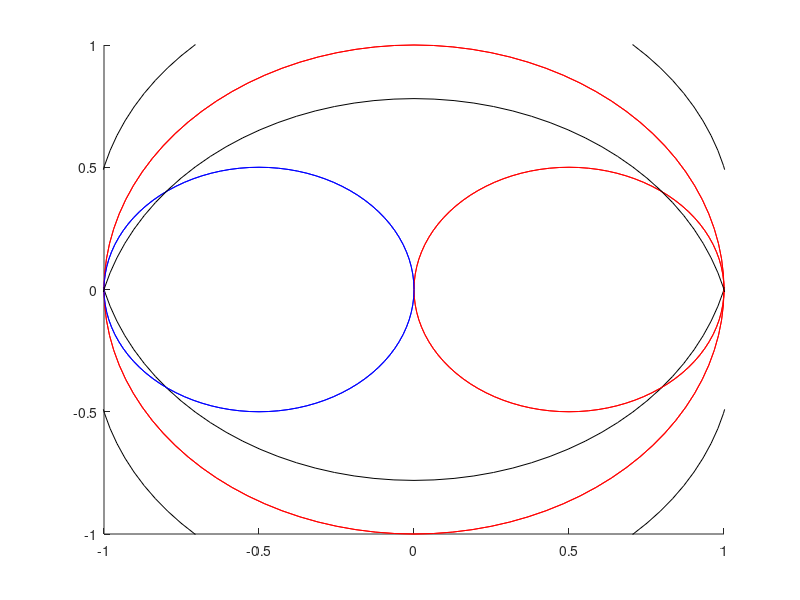

This figure's MATLAB source: (Note: this script raises an error after producing the figure.)
%RF2 library of funcitons

function ExamPrep()

fprintf("\n***************\nQuestion #2\n***************\n");
Qn=4;
[C1,C2,R]=Qfactor(Qn);
figure(1)
SmithCircle(real(C1),imag(C1),R);
SmithCircle(real(C2),imag(C2),R);

fprintf("\n***************\nQuestion #3\n***************\n");
S11=Pol2Rectd(0.44,-74);
S12=Pol2Rectd(0.04,64); %Unilateral when S12=0
S21=Pol2Rectd(23,126);
S22=Pol2Rectd(0.67,-45);
GammaL=Pol2Rectd(.5,0);
GammaIN=S11+((S12)*(S21)*GammaL)/(1-(S22)*GammaL);
GammaS=conj(S11+((S12)*(S21)*GammaL)/(1-(S22)*GammaL))
[A,Theta] = Rect2Pold(real(GammaS),imag(GammaS))

[Del,K]=Del_K(S11,S12,S21,S22);
[B1,B2,C1,C2,GTmax,GTmaxdB,GTmin,GTmindB,GammaMS,GammaML] = GammaMSorMLCalc(S11,S12,S21,S22,K,Del);

fprintf("\n***************\nQuestion #4\n***************\n");
fprintf("\n***************\nPart a)\n***************\n");
S11 = Pol2Rectd(0.5,-70);
S12 = Pol2Rectd(0.2,-10);
S21 = Pol2Rectd(5,80);
S22 = Pol2Rectd(0.1,-30);
GPorAdB=12;
Wanted_Circle="In_A"; %"Out_P" or "In_A"
[Del, K]=Del_K(S11,S12,S21,S22);
fprintf("\nGAdB = %f",GPorAdB);
[C,R] = BiLat_GainCircles(S11,S12,S21,S22,GPorAdB,Wanted_Circle,Del,K);
figure(2)
SmithCircle(real(C),imag(C),R);

GammaOPT = Pol2Rectd(0.3,-135);
FmindB = 1.2;
RnDenorm = 25;
FidB = 1.5;
fprintf("\nFidB = %f",FidB);
Z0 = 50;
[C,R] = NoiseCR(GammaOPT,FmindB,RnDenorm,FidB,Z0);
SmithCircle(real(C),imag(C),R);
FidB = 2;
fprintf("\nFidB = %f",FidB);
[C,R] = NoiseCR(GammaOPT,FmindB,RnDenorm,FidB,Z0);
SmithCircle(real(C),imag(C),R);

% GammaS = -0.3-1i*.41
GammaS = Pol2Rectd(0.50961,-105.945);
fprintf("\n***************\nPart b)\n***************\n");
S11or22 = S22;
S22or11 = S11;
GammaLorS = GammaS;
InOut="OUT"; %"IN" or "OUT"
[GammaOUT] = GammaInorOut(S11or22,S22or11,S12,S21,GammaLorS,InOut);
GammaINorOut=GammaOUT;
GammaSorL=conj(GammaINorOut);
[GammaAorB] = GammaAorBCalc(GammaINorOut,GammaSorL);
[VSWRINorOUT,VSWRINorOUTcent,VSWRINorOUTrad] = VSWRINorOUT_CR_Calc(GammaINorOut,GammaAorB);

S11or22 = S11;
S22or11 = S22;
GammaLorS = GammaL;
InOut="IN"; %"IN" or "OUT"
[GammaIN] = GammaInorOut(S11or22,S22or11,S12,S21,GammaLorS,InOut);
GammaINorOut=GammaIN;
GammaSorL=GammaS;
[GammaAorB] = GammaAorBCalc(GammaINorOut,GammaSorL);
[VSWRINorOUT,VSWRINorOUTcent,VSWRINorOUTrad] = VSWRINorOUT_CR_Calc(GammaINorOut,GammaAorB);
SmithCircle(real(VSWRINorOUTcent),imag(VSWRINorOUTcent),VSWRINorOUTrad);
GammaS
GammaL
GammaIN
GammaOUT
VSWRIN=VSWRINorOUT

fprintf("\n***************\nQuestion #5\n***************\n");

end
function [C1,C2,R]=Qfactor(Qn)
% Qn=4;
% [C1,C2,R]=Qfactor(Qn);

C=1/Qn;
C1=1i*C;
C2=-1i*C;
R=sqrt(1+1/(Qn^2));

fprintf("\n*** Qn Setup ***\nWith Qn = %f\nCenter is +/- %f\nRadius is %f\n",Qn,C,R);

end
function [Gamma] = Z2Gamma(ZL,Z0)

Gamma=(ZL-Z0)/(ZL+Z0);

end
function [ZL] = Gamma2Z(Gamma,Z0)

ZL=Z0*(1+Gamma)/(1-Gamma);

end
function [F,M1,M2]=Fcalc2Amps(G1Lin,F1Lin,G2Lin,F2Lin)
% G1Lin = 3;  %GTU Max Value
% F1Lin = 2;
% G2Lin = 3;  %GTU Max Value
% F2Lin = 2.5;
% [F,M1,M2]=Fcalc2Amps(G1Lin,F1Lin,G2Lin,F2Lin)

F = F1Lin+(F2Lin-1)/(G1Lin);
M1 = (F1Lin-1)/(1-1/G1Lin);
M2 = (F2Lin-1)/(1-1/G2Lin);

fprintf("\nThe Amplifiers have the following M values\nKeep in mind the lowest should go first\n");
fprintf("Amp 1: M1 = %f\n",M1);
fprintf("Amp 2: M2 = %f\n",M2);
fprintf("\nThe current setup has a noise figure F = %f\n",F);

end
function [F,M1,M2,M3]=Fcalc3Amps(G1Lin,F1Lin,G2Lin,F2Lin,G3Lin,F3Lin)
% G1Lin = 3;  %GTU Max Value
% F1Lin = 2;
% G2Lin = 3;  %GTU Max Value
% F2Lin = 2.5;
% G3Lin = 3;  %GTU Max Value
% F3Lin = 1;
% [F,M1,M2,M3]=Fcalc3Amps(G1Lin,F1Lin,G2Lin,F2Lin,G3Lin,F3Lin)

F=F1Lin+(F2Lin-1)/(G1Lin)+(F3Lin-1)/(G1Lin*G2Lin);
M1 = (F1Lin-1)/(1-1/G1Lin);
M2 = (F2Lin-1)/(1-1/G2Lin);
M3 = (F3Lin-1)/(1-1/G3Lin);

fprintf("\nThe Amplifiers have the following M values\nKeep in mind the lowest should go first\n");
fprintf("Amp 1: M1 = %f\n",M1);
fprintf("Amp 2: M2 = %f\n",M2);
fprintf("Amp 3: M2 = %f\n",M3);
fprintf("\nThe current setup has a noise figure F = %f\n",F);

end
function [F,M1,M2,M3,M4]=Fcalc4Amps(G1Lin,F1Lin,G2Lin,F2Lin,G3Lin,F3Lin,G4Lin,F4Lin)
% G1Lin = 3;  %GTU Max Value
% F1Lin = 2;
% G2Lin = 3;  %GTU Max Value
% F2Lin = 2.5;
% G3Lin = 3;  %GTU Max Value
% F3Lin = 1;
% G4Lin = 3;  %GTU Max Value
% F4Lin = 3;
% [F]=Fcalc4Amps(G1Lin,F1Lin,G2Lin,F2Lin,G3Lin,F3Lin,G4Lin,F4Lin)

F=F1Lin+(F2Lin-1)/(G1Lin)+(F3Lin-1)/(G1Lin*G2Lin)+(F4Lin-1)/(G1Lin*G2Lin*G3Lin);
M1 = (F1Lin-1)/(1-1/G1Lin);
M2 = (F2Lin-1)/(1-1/G2Lin);
M3 = (F3Lin-1)/(1-1/G3Lin);
M4 = (F4Lin-1)/(1-1/G4Lin);

fprintf("\nThe Amplifiers have the following M values\nKeep in mind the lowest should go first\n");
fprintf("Amp 1: M1 = %f\n",M1);
fprintf("Amp 2: M2 = %f\n",M2);
fprintf("Amp 3: M2 = %f\n",M3);
fprintf("Amp 4: M2 = %f\n",M4);
fprintf("\nThe current setup has a noise figure F = %f\n",F);

end
function Quiz07()

fprintf("\n***************\nPart A)\n***************\n");
S11=Pol2Rectd(0.6,-170);
S12=Pol2Rectd(0.05,50); 
S21=Pol2Rectd(8,80);
S22=Pol2Rectd(0.45,-10);
InOut="Out"; %"In" or "Out"
[C, R] = StabilityCircleCalc(S11,S12,S21,S22,InOut)
figure(1)
SmithCircle(real(C),imag(C),R);

InOut="In"; %"In" or "Out"
[C, R] = StabilityCircleCalc(S11,S12,S21,S22,InOut)
figure(2)
SmithCircle(real(C),imag(C),R);

fprintf("\n***************\nPart B)\n***************\n");
[G_MSG] = MaxStabGain(S12,S21)

fprintf("\n***************\nPart C)\n***************\n");
GPorAdB=19;
Wanted_Circle="Out_P"; %"Out_P" or "In_A"
[Del, K]=Del_K(S11,S12,S21,S22);
[C,R] = BiLat_GainCircles(S11,S12,S21,S22,GPorAdB,Wanted_Circle,Del,K);
SmithCircle(real(C),imag(C),R);

fprintf("\n***************\nPart D)\n***************\n");
[AMatch,ThetaMatch,Gammas,GammaSorLoptions] = MatchingCircle(real(C),imag(C),R);
GammaL=Pol2Rectd(AMatch,ThetaMatch)

fprintf("\n***************\nPart E)\n***************\n");
S11or22 = S11;
S22or11 = S22;
GammaLorS = GammaL;
InOut="IN"; %"IN" or "OUT"
[GammaINorOUT] = GammaInorOut(S11or22,S22or11,S12,S21,GammaLorS,InOut);

fprintf("\n***************\nPart F)\n***************\n");
GammaS=conj(GammaINorOUT)+0.2

fprintf("\n***************\nPart G)\n***************\n");
[A,Theta] = Rect2Pold(real(GammaS),imag(GammaS))

fprintf("\n***************\nPart H)\n***************\n");
S11or22 = S22;
S22or11 = S11;
GammaLorS = GammaS;
InOut="OUT"; %"IN" or "OUT"
[GammaINorOUT] = GammaInorOut(S11or22,S22or11,S12,S21,GammaLorS,InOut);

fprintf("\n***************\nPart I)\n***************\n");
GammaINorOut=GammaINorOUT;
GammaSorL=GammaL;
[GammaAorB] = GammaAorBCalc(GammaINorOut,GammaSorL)
[VSWRINorOUT,VSWRINorOUTcent,VSWRINorOUTrad] = VSWRINorOUT_CR_Calc(GammaINorOut,GammaAorB)
figure(1)
C=VSWRINorOUTcent;
R=VSWRINorOUTrad;
SmithCircle(real(C),imag(C),R);

fprintf("\n***************\nPart J)\n***************\n");
fprintf("\nWe can change GammaS to give us a large VSWR_IN\n");

end
function [C,R] = BiLat_GainCircles(S11,S12,S21,S22,GPorAdB,Wanted_Circle,Del,K)
% S11 = Pol2Rectd(0.6,-140);
% S12 = Pol2Rectd(0,0);
% S21 = Pol2Rectd(4,-90);
% S22 = Pol2Rectd(0.4,-60);
% GPorAdB=17;
% Wanted_Circle="Out_P"; %"Out_P" or "In_A"
% [Del, K]=Del_K(S11,S12,S21,S22);
% [C,R] = BiLat_GainCircles(S11,S12,S21,S22,GPorAdB,Wanted_Circle,Del,K);
% SmithCircle(real(C),imag(C),R);

B1 = 1+norm(S11)^2-norm(S22)^2-norm(Del)^2;
B2 = 1+norm(S22)^2-norm(S11)^2-norm(Del)^2;
C1 = S11-Del*conj(S22);
C2 = S22-Del*conj(S11);
GLin = 10^(GPorAdB/10);
g=GLin/(norm(S21)^2);
if Wanted_Circle == "Out_P"
 C = (g*conj(C2))/(1+g*(norm(S22)^2-norm(Del)^2));
 R = sqrt(1-2*K*norm(S12*S21)*g+norm(S12*S21)^2*g^2)/(norm(1+g*(norm(S22)^2-norm(Del)^2)));
elseif Wanted_Circle == "In_A"
 C = (g*conj(C1))/(1+g*(norm(S11)^2-norm(Del)^2));
 R = sqrt(1-2*K*norm(S12*S21)*g+norm(S12*S21)^2*g^2)/norm(1+g*(norm(S11)^2-norm(Del)^2));
end
[A,Theta] = Rect2Pold(real(C),imag(C));
fprintf("\nCenter = %f @ %f\tor\t%f + j%f\nRadius = %f\n",A,Theta,real(C),imag(C),R)
end
function [G_MSG] = MaxStabGain(S12,S21)
% S12 = Pol2Rectd(0,0);
% S21 = Pol2Rectd(4,-90);
% [G_MSG] = MaxStabGain(S12,S21)

G_MSG=norm(S21)/norm(S12);

end
function RF2HW9()

fprintf("\n*** Problem 1) ***\n");

%From Example 4.3.4
S11 = Pol2Rectd(0.7,-105);
S12 = Pol2Rectd(0.11,20);
S21 = Pol2Rectd(3,75);
S22 = Pol2Rectd(0.46,-70);
FmindB = 0.8; %dB
GammaOPT = Pol2Rectd(0.7,55);
RnDenorm = 0.95*50; %Ohm
VDS = 3;    %V
IDS = 0.020;    %A
f=6e9;  %GHz

%Assume
Z0=50;

%Target
VSWRIN=2;

[Del K]=Del_K(S11,S12,S21,S22);

InOut="In"; %"In" or "Out"
[C, R] = StabilityCircleCalc(S11,S12,S21,S22,InOut);
SmithCircle(real(C),imag(C),R);

% InOut="Out"; %"In" or "Out"
% [C, R] = StabilityCircleCalc(S11,S12,S21,S22,InOut);
% SmithCircle(real(C),imag(C),R);

GMSGLin=norm(S21)/norm(S12);
GMSGdB=10*log10(GMSGLin);
fprintf("\nGMSG = %f (or %f dB)\n",GMSGLin,GMSGdB);

C1=S11-Del*conj(S22);
C2=S22-Del*conj(S11);
Ci = C2;
Sii = S22;

fprintf("\nGP=10 dB Circle");
GPorAdB=10;
[C,R,gPorA,GPorAlin] = Bilateral_CR_Calc(Sii,S12,S21,Ci,K,Del,GPorAdB);
SmithCircle(real(C),imag(C),R);

fprintf("\nGA=10 dB Circle Converted");
Type='out';
[C, R] = Convert_Circles(S11, S12, S21, S22, C, R, Type);
SmithCircle(real(C),imag(C),R);
[A,Theta] = Rect2Pold(real(C),imag(C));
fprintf("\nCenter = %f @ %f\tor\t%f + j%f\nRadius = %f\n",A,Theta,real(C),imag(C),R)

fprintf("\nGP=12 dB Circle");
GPorAdB=12;
[C,R,gPorA,GPorAlin] = Bilateral_CR_Calc(Sii,S12,S21,Ci,K,Del,GPorAdB);
SmithCircle(real(C),imag(C),R);

fprintf("\nGA=12 dB Circle Converted");
Type='out';
[C, R] = Convert_Circles(S11, S12, S21, S22, C, R, Type);
SmithCircle(real(C),imag(C),R);
[A,Theta] = Rect2Pold(real(C),imag(C));
fprintf("\nCenter = %f @ %f\tor\t%f + j%f\nRadius = %f\n",A,Theta,real(C),imag(C),R)

fprintf("\nF=1.2 dB Circle");
FidB = 1.2;
[C,R] = NoiseCR(GammaOPT,FmindB,RnDenorm,FidB,Z0);
SmithCircle(real(C),imag(C),R);

fprintf("\nF=1.5 dB Circle");
FidB = 1.5;
[C,R] = NoiseCR(GammaOPT,FmindB,RnDenorm,FidB,Z0);
SmithCircle(real(C),imag(C),R);

fprintf("\nVSWRIN=2 Circle");
VSWRINorOUT = VSWRIN;
[GammaAorB] = VSWRINorOUTtoGammaAorB(VSWRINorOUT);

S11or22 = S11;
S22or11 = S22;
GammaLorS = Pol2Rectd(0.42,-57.3);
InOut="IN"; %"IN" or "OUT"
[GammaINorOUT] = GammaInorOut(S11or22,S22or11,S12,S21,GammaLorS,InOut);

[VSWRINorOUT,C,R] = VSWRINorOUT_CR_Calc(GammaINorOUT,GammaAorB);
SmithCircle(real(C),imag(C),R);

fprintf("\n*** Problem 2) ***\n");

F1 =10^(0.5 /10); %Linear
GA1=10^(14  /10); %Linear
F2 =10^(0.9 /10); %Linear
GA2=10^(14  /10); %Linear
F3 =10^(1.1 /10); %Linear
GA3=10^(14  /10); %Linear
F4 =10^(7.5 /10); %Linear
GA4=10^(-7.5/10);   %Linear
F5 =10^(4.5 /10); %Linear
GA5=10^(16  /10); %Linear
F6 =10^(4.5 /10); %Linear
GA6=10^(16  /10); %Linear

FLin=F1 + (F2-1)/(GA1) + (F3-1)/(GA1*GA2) + (F4-1)/(GA1*GA2*GA3) + (F5-1)/(GA1*GA2*GA3*GA4) + (F6-1)/(GA1*GA2*GA3*GA4*GA5);
FdB=10*log10(FLin);
GLin=GA1*GA2*GA3*GA4*GA5*GA6;
GdB=10*log10(GLin);

fprintf("\nF = %f (or %f dB)\n",FLin,FdB);
fprintf("G = %f (or %f dB)\n",GLin,GdB);

fprintf("\n*** Problem 3) ***\n");

S11 = Pol2Rectd(0.97,-8);
S21 = Pol2Rectd(7.7,177);
S22 = Pol2Rectd(0.97,-7);

GT=10; %dB
Z0=50;

S21desired=10^(GT/20);
R2=Z0*(1+S21desired);
fprintf("\nR2 = %f\n",R2);

fprintf("\n*** Problem 4) ***\n");
fprintf("a)\n");

C = 100e-12;    %F
R = 5;  %Ohms
fa = 400e6;
fb = 600e6;
f0 = (fa+fb)/2;

Q1=1/(2*pi*f0*R*C);
Q2=2*pi*f0/(2*pi*fb-2*pi*fa);
GammaX=exp(-pi*Q2/Q1);
fprintf("\nQ1 = %f\nQ2 = %f\nGammaX = %fe-6\n",Q1,Q2,GammaX*1e6);

fprintf("\nb)\n");

C = 1e-12;    %F
R = 50;  %Ohms
fa = 6e9;
fb = 12e9;
f0 = (fa+fb)/2;

XC=1/(2*pi*f0*C);
Q1=R/XC;
Q2=2*pi*f0/(2*pi*fb-2*pi*fa);
GammaX=exp(-pi*Q2/Q1);
fprintf("\nQ1 = %f\nQ2 = %f\nGammaX = %f\n",Q1,Q2,GammaX);

end
function [Center, Radius] = Convert_Circles(S11, S12, S21, S22, C, r, Type)
Del = (S11)*(S22) - (S12)*(S21);
MagDel = norm(Del);
Kay = (1-(norm(S11)^2)-(norm(S22)^2)+MagDel^2)/(2*norm((S12)*(S21)));

if Type == 'out'
    Centeri = ((1-S22*C)*conj(S11-Del*C)-r^2*conj(Del)*S22)/abs((abs(1-S22*C)^2-r^2*abs(S22)^2));
    ri = (r*abs(S12*S21))/abs(abs(1-S22*C)^2-r^2*abs(S22)^2);
    Center = Centeri;
    Radius = ri;
elseif Type == 'in'
    Centero = ((1-S11*C)*conj(S22-Del*C)-r^2*conj(Del)*S11)/abs((abs(1-S11*C)^2-r^2*abs(S11)^2));
    ro = (r*abs(S12*S21))/abs(abs(1-S11*C)^2-r^2*abs(S11)^2);
    Radius = ro;
end
end
function RF2HW8()

S11 = Pol2Rectd(0.6,-170);
S12 = Pol2Rectd(0.05,16);
S21 = Pol2Rectd(2,30);
S22 = Pol2Rectd(0.5,-95);
FmindB = 2.5; %dB
GammaOPT = Pol2Rectd(0.5,145);
RnDenorm = 5; %Ohm
Z0=50;

[Del, K]=Del_K(S11,S12,S21,S22);
[B1,B2,C1,C2,GTmax,GTmaxdB,GTmin,GTmindB,GammaMS,GammaML] = GammaMSorMLCalc(S11,S12,S21,S22,K,Del);

GPorAdB = GTmax-3;
Ci = C2;
Sii = S22;
[C,R,gPorA,GPorAlin] = Bilateral_CR_Calc(Sii,S12,S21,Ci,K,Del,GPorAdB);

SmithCircle(real(C),imag(C),R);

fprintf("\nFi = 3 dB\n");

FidB=3;
[CFi,RFi] = NoiseCR(GammaOPT,FmindB,RnDenorm,FidB,Z0);
SmithCircle(real(CFi),imag(CFi),RFi);

fprintf("\nFi = 4 dB\n");

FidB=4;
[CFi,RFi] = NoiseCR(GammaOPT,FmindB,RnDenorm,FidB,Z0);
SmithCircle(real(CFi),imag(CFi),RFi);

[FdB,FLin] = NoiseFigureCalc(GammaMS,GammaOPT,FmindB,RnDenorm,Z0);

end
function [FdB,FLin] = NoiseFigureCalc(GammaMS,GammaOPT,FmindB,RnDenorm,Z0)
% GammaMS = Pol2Rectd(0.5,145);
% GammaOPT = Pol2Rectd(0.5,145);
% FmindB = 2.5;
% RnDenorm = 5;
% FidB = 3;
% Z0 = 50;
% [F] = NoiseFigureCalc(GammaMS,GammaOPT,FmindB,RnDenorm,Z0);

FminLin = 10^(FmindB/10);
RnNorm = RnDenorm/Z0;

gs = (1-GammaMS)/(1+GammaMS);
gopt = (1-GammaOPT)/(1+GammaOPT);

F = FminLin+RnNorm/gs*abs(gs-gopt)^2;
FLin = F;
FdB = 10*log10(F);

fprintf("\nF = %f + j%f\n|F| = %f Linear (%f dB)\n",real(F),imag(F),norm(F),FdB);

end
function [CFi,RFi] = NoiseCR(GammaOPT,FmindB,RnDenorm,FidB,Z0)
% GammaOPT = Pol2Rectd(0.5,145);
% FmindB = 2.5;
% RnDenorm = 5;
% FidB = 3;
% Z0 = 50;
% [CFi,RFi] = NoiseCR(GammaOPT,FmindB,RnDenorm,FidB,Z0);

FiLin=10^(FidB/10);
FminLin=10^(FmindB/10);
RnNorm=RnDenorm/Z0;

Ni=((FiLin-FminLin)*norm(1+GammaOPT)^2)/(4*RnNorm);
CFi=GammaOPT/(1+Ni);
RFi=sqrt((Ni^2)+Ni*(1-norm(GammaOPT)^2))/(1+Ni);

[A,Theta] = Rect2Pold(real(CFi),imag(CFi));
fprintf("\nCenter = %f @ %f\tor\t%f + j%f\nRadius = %f\n",A,Theta,real(CFi),imag(CFi),RFi)
end
function RF2HW7()
syms x y 
figcount=0;
% 
fprintf("\n******************\n*** Problem 1) ***\n******************\n");
S11=Pol2Rectd(0.7,-65);
S12=Pol2Rectd(0.03,60); 
S21=Pol2Rectd(3.2,110);
S22=Pol2Rectd(0.8,-30);
f=2e9;
w=2*pi*f;
Gp=10;

[Del,K]=Del_K(S11,S12,S21,S22);
[B1,B2,C1,C2,GTmax,GTmin,GammaMS,GammaML] = GammaMSorMLCalc(S11,S12,S21,S22,K,Del);

Ci = C2;
Sii = S22;
GPorAdB=Gp;
[C,R,gPorA,GPorAlin] = Bilateral_CR_Calc(Sii,S12,S21,Ci,K,Del,GPorAdB);

figcount=figcount+1;
figure(figcount)
title('Gain Circle');
[A,Theta,Gammas] = MatchingCircle(real(C),imag(C),R);

GammaL=Pol2Rectd(A,Theta);
[GammaIN] = UniGammaINCalc(S11,S12,S21,S22,GammaL);
GammaS=conj(GammaIN);
[A,Theta] = Rect2Pold(real(GammaL),imag(GammaL));

GammaINorOut=GammaIN;
GammaSorL=GammaS;
[GammaAorB] = GammaAorBCalc(GammaINorOut,GammaSorL);

[VSWRINorOUT,VSWRINorOUTcent,VSWRINorOUTrad] = VSWRINorOUT_CR_Calc(GammaINorOut,GammaAorB);
VSWRIN=VSWRINorOUT;

figcount=figcount+1;
figure(figcount)
title('VSWRIN Circle');
SmithCircle(real(VSWRINorOUTcent),imag(VSWRINorOUTcent),VSWRINorOUTrad);

GammaOUT=S22+(S12*S21*GammaS)/(1-S11*GammaS);
GammaINorOut=GammaOUT;
GammaSorL=GammaL;
[GammaAorB] = GammaAorBCalc(GammaINorOut,GammaSorL);

[VSWRINorOUT,VSWRINorOUTcent,VSWRINorOUTrad] = VSWRINorOUT_CR_Calc(GammaINorOut,GammaAorB);
VSWROUT=VSWRINorOUT;

figcount=figcount+1;
figure(figcount)
title('VSWROUT Circle');
SmithCircle(real(VSWRINorOUTcent),imag(VSWRINorOUTcent),VSWRINorOUTrad);

fprintf("\nVSWRIN = %f\nVSWROUT = %f\n",VSWRIN,VSWROUT);

fprintf("\n******************\n*** Problem 2) ***\n******************\n");
f=12e9;     %Hz
w=2*pi*f;   %Rad/S
VDS=3.5;    %V
ID=25e-3;   %A
S11=Pol2Rectd(0.6,36);
S12=Pol2Rectd(0.14,-85); 
S21=Pol2Rectd(2.3,-80);
S22=Pol2Rectd(0.15,45);

fprintf("\n******************\n*** Part a)    ***\n******************\n");

[Del,K]=Del_K(S11,S12,S21,S22);
[B1,B2,C1,C2,GTmax,GTmaxdB,GTmin,GTmindB,GammaMS,GammaML] = GammaMSorMLCalc(S11,S12,S21,S22,K,Del);

Gp=GTmaxdB-1

Ci = C2;
Sii = S22;
GPorAdB=Gp;
[C,R,gPorA,GPorAlin] = Bilateral_CR_Calc(Sii,S12,S21,Ci,K,Del,GPorAdB);

fprintf("\n******************\n*** Part b)    ***\n******************\n");

figcount=figcount+1;
figure(figcount)
title('Gain Circle');
[AMatch,ThetaMatch,Gammas,GammaSorLoptions] = MatchingCircle(real(C),imag(C),R);
GammaL=GammaSorLoptions

S11or22 = S11;
S22or11 = S22;
GammaLorS = GammaL;
InOut="IN"; %"IN" or "OUT"
[GammaINorOUT] = GammaInorOut(S11or22,S22or11,S12,S21,GammaLorS,InOut);
GammaIN=GammaINorOUT

VSWRINorOUT=1.8;
[GammaAorB] = VSWRINorOUTtoGammaAorB(VSWRINorOUT);
GammaA=GammaAorB

GammaINorOut=GammaIN;
[VSWRINorOUT,VSWRINorOUTcent,VSWRINorOUTrad] = VSWRINorOUT_CR_Calc(GammaIN,GammaA);

figcount=figcount+1;
figure(figcount)
title('VSWR Circles');
SmithCircle(real(VSWRINorOUTcent(1,1)),imag(VSWRINorOUTcent(1,1)),VSWRINorOUTrad(1,1));
SmithCircle(real(VSWRINorOUTcent(2,1)),imag(VSWRINorOUTcent(2,1)),VSWRINorOUTrad(2,1));
SmithCircle(real(VSWRINorOUTcent(3,1)),imag(VSWRINorOUTcent(3,1)),VSWRINorOUTrad(3,1));
SmithCircle(real(VSWRINorOUTcent(4,1)),imag(VSWRINorOUTcent(4,1)),VSWRINorOUTrad(4,1));

[xout1,yout1] = circcirc(real(C),imag(C),R,real(VSWRINorOUTcent(1,1)),imag(VSWRINorOUTcent(1,1)),VSWRINorOUTrad(1,1));
[xout2,yout2] = circcirc(real(C),imag(C),R,real(VSWRINorOUTcent(2,1)),imag(VSWRINorOUTcent(2,1)),VSWRINorOUTrad(2,1));
[xout3,yout3] = circcirc(real(C),imag(C),R,real(VSWRINorOUTcent(3,1)),imag(VSWRINorOUTcent(3,1)),VSWRINorOUTrad(3,1));
[xout4,yout4] = circcirc(real(C),imag(C),R,real(VSWRINorOUTcent(4,1)),imag(VSWRINorOUTcent(4,1)),VSWRINorOUTrad(4,1));

GammaSOptions = [xout1' yout1';xout2' yout2';xout3' yout3';xout4' yout4'];

[A1,Theta1] = Rect2Pold(GammaSOptions(1,1),GammaSOptions(1,2));
fprintf("GammaS Option 1: %f @ %f\n",A1,Theta1);
[A2,Theta2] = Rect2Pold(GammaSOptions(2,1),GammaSOptions(2,2));
fprintf("GammaS Option 2: %f @ %f\n",A2,Theta2);

fprintf("\n******************\n*** Part C)    ***\n******************\n");

S11or22 = S22;
S22or11 = S11;
GammaLorS = [Pol2Rectd(A1,Theta1);Pol2Rectd(A2,Theta2)];
InOut="OUT"; %"IN" or "OUT"
[GammaINorOUT] = GammaInorOut(S11or22,S22or11,S12,S21,GammaLorS,InOut);
GammaOUT=GammaINorOUT

[GammaAorB] = GammaAorBCalc(GammaOUT,GammaL(1,1));
GammaB=GammaAorB

[VSWRINorOUT,VSWRINorOUTcent,VSWRINorOUTrad] = VSWRINorOUT_CR_Calc(GammaOUT,GammaB);
VSWROUT=VSWRINorOUT

fprintf("\n******************\n*** Problem 3) ***\n******************\n");
VCC = 12;   %V
IC = 20e-3; %A
VCE = 5;    %V
Beta = 125;
VBE = 0.75; %V

VC = 9 %V    %Arbitrary pick

IB = IC / Beta
I1 = IB + IC
R1 = (VCC - VC)/I1
R2 = (VCE - VBE)/IB
R3 = (VCC - I1*R1-VCE)/I1


end
function [GammaINorOUT] = GammaInorOut(S11or22,S22or11,S12,S21,GammaLorS,InOut)
% S11or22 = Pol2Rectd(0.7,-65);
% S22or11 = Pol2Rectd(0.8,-30);
% S12 = Pol2Rectd(0.03,60);
% S21 = Pol2Rectd(3.2,110);
% GammaLorS = Pol2Rectd(0.5,40);
% InOut="IN"; %"IN" or "OUT"
% [GammaINorOUT] = GammaInorOut(S11or22,S22or11,S12,S21,GammaLorS,InOut);

GammaINorOUT=S11or22+(((S12*S21).*GammaLorS)./(1-S22or11.*GammaLorS));

ArrayCheck=length(GammaLorS)>1;
fprintf("\n");
if ArrayCheck == 0
    [A,Theta] = Rect2Pold(real(GammaINorOUT),imag(GammaINorOUT));
    fprintf("Gamma%s = %f @ %f\n",InOut,A,Theta);
elseif ArrayCheck == 1
    count=1;
    while count <= length(GammaLorS)
        
        [A,Theta] = Rect2Pold(real(GammaINorOUT(count,1)),imag(GammaINorOUT(count,1)));
        fprintf("Gamma%s option %i = %f @ %f\n",InOut,count,A,Theta);
        
        count=count+1;
    end
end

end
function [GammaAorB] = VSWRINorOUTtoGammaAorB(VSWRINorOUT)

GammaAorB=(VSWRINorOUT-1)/(VSWRINorOUT+1);

end
function [C,R,gPorA,GPorAlin] = Bilateral_CR_Calc(Sii,S12,S21,Ci,K,Del,GPorAdB)
% S11=Pol2Rectd(0.7,-65);
% S12=Pol2Rectd(0.03,60); 
% S21=Pol2Rectd(3.2,110);
% S22=Pol2Rectd(0.8,-30);
% GPorAdB = 10;
% [Del,K]=Del_K(S11,S12,S21,S22);
% [B1,B2,C1,C2,GTmax,GTmaxdB,GTmin,GTmindB,GammaMS,GammaML] = GammaMSorMLCalc(S11,S12,S21,S22,K,Del);
% Ci = C2;
% Sii = S22;
% GPorAdB=Gp;
% [C,R,gPorA,GPorAlin] = Bilateral_CR_Calc(Sii,S12,S21,Ci,K,Del,GPorAdB);

GPorAlin=10^(GPorAdB/10);
gPorA=GPorAlin/norm(S21)^2;

C=gPorA*conj(Ci)/(1+gPorA*(norm(Sii)^2-norm(Del)^2));
R=sqrt(1-2*K*norm(S12*S21)*gPorA+norm(S12*S21)^2*gPorA^2)/norm(1+gPorA*(norm(Sii)^2-norm(Del)^2));

[A,Theta] = Rect2Pold(real(C),imag(C));
fprintf("\nCenter = %f @ %f\tor\t%f + j%f\nRadius = %f\n",A,Theta,real(C),imag(C),R)
end
function [B1,B2,C1,C2,GTmax,GTmaxdB,GTmin,GTmindB,GammaMS,GammaML] = GammaMSorMLCalc(S11,S12,S21,S22,K,Del)
% S11=Pol2Rectd(0.7,-65);
% S12=Pol2Rectd(0.03,60); 
% S21=Pol2Rectd(3.2,110);
% S22=Pol2Rectd(0.8,-30);
% [Del,K]=Del_K(S11,S12,S21,S22);
% [B1,B2,C1,C2,GTmax,GTmaxdB,GTmin,GTmindB,GammaMS,GammaML] = GammaMSorMLCalc(S11,S12,S21,S22,K,Del);

posneg=1;

B1=1+norm(S11)^2-norm(S22)^2-norm(Del)^2;
B2=1+norm(S22)^2-norm(S11)^2-norm(Del)^2;
C1=S11-Del*conj(S22);
C2=S22-Del*conj(S11);
fprintf("\n");
if K>1 && norm(Del)<1
    posneg=-1;
    GTmax = norm(S21)/norm(S12)*(K-sqrt((K^2)-1));
    GTmaxdB=10*log10(GTmax);
    GTmin = 0;
    GTmindB=10*log10(GTmin);
    fprintf("GT,max = GP,max = GA,max = %f (or %f dB)\nGT,min = %f (or %f dB)\n",GTmax,GTmaxdB,GTmin,GTmindB);
elseif K>1 && norm(Del)>1
    posneg=1;
    GTmax = inf;
    GTmaxdB=10*log10(GTmax);
    GTmin = norm(S21)/norm(S12)*(K+sqrt((K^2)-1));
    GTmindB=10*log10(GTmin);
    fprintf("GT,max = %f (or %f dB)\nGT,min = %f (or %f dB)",GTmax,GTmaxdB,GTmin,GTmindB);
elseif K==1
    GTmax=norm(S21)/norm(S12);
    GTmaxdB=10*log10(GTmax);
    GTmin = 0;
    GTmindB=10*log10(GTmin);
    fprintf("Max stable gain with K=1 is GMSG = %f (or %f dB)\nGT,min = %f (or %f dB)\n",GTmax,GTmaxdB,GTmin,GTmindB);
elseif K<1
    GTmax="NA";
    GTmaxdB="NA";
    GTmin ="NA";
    GTmindB="NA";
    fprintf("Simultaneous match is NOT possible with |GammaML|<1 and |GammaMS|<1\n");
end
GammaMS=(B1+posneg*sqrt(B1^2-4*norm(C1)^2))/(2*C1);
GammaML=(B2+posneg*sqrt(B2^2-4*norm(C2)^2))/(2*C2);

[A,Theta] = Rect2Pold(real(GammaMS),imag(GammaMS));
fprintf("GammaMS = %f @ %f\n",A,Theta);
[A,Theta] = Rect2Pold(real(GammaML),imag(GammaML));
fprintf("GammaML = %f @ %f\n",A,Theta);
end
function [VSWRINorOUT,VSWRINorOUTcent,VSWRINorOUTrad] = VSWRINorOUT_CR_Calc(GammaINorOut,GammaAorB)
% GammaINorOut=GammaIN;
% GammaSorL=GammaS;
% [GammaAorB] = GammaAorBCalc(GammaINorOut,GammaSorL)
% [VSWRINorOUT,VSWRINorOUTcent,VSWRINorOUTrad] = VSWRINorOUT_CR_Calc(GammaINorOut,GammaAorB)

VSWRINorOUT = (1+abs(GammaAorB))./(1-abs(GammaAorB));
VSWRINorOUTcent = (conj(GammaINorOut).*(1-abs(GammaAorB).^2))./(1-abs(GammaAorB.*GammaINorOut).^2);
VSWRINorOUTrad = (abs(GammaAorB).*(1-abs(GammaINorOut).^2))./(1-abs(GammaAorB.*GammaINorOut).^2);

[A,Theta] = Rect2Pold(real(VSWRINorOUTcent),imag(VSWRINorOUTcent));
fprintf("\nCenter = %f @ %f\tor\t%f + j%f\nRadius = %f\n",A,Theta,real(VSWRINorOUTcent),imag(VSWRINorOUTcent),VSWRINorOUTrad)
end
function [GammaAorB] = GammaAorBCalc(GammaINorOut,GammaSorL)
% GammaINorOut=GammaIN;
% GammaSorL=GammaS;
% [GammaAorBCalc] = GammaAorBCalc(GammaINorOut,GammaSorL)

GammaAorB=abs((GammaINorOut-conj(GammaSorL))./(1-GammaINorOut.*GammaSorL));

end
function [h] = SmithCircle(x,y,r)
% SmithCircle(real(C),imag(C),R);
hold on
XMIN=-1;
XMAX=1;
YMIN=-1;
YMAX=1;
axis([XMIN XMAX YMIN YMAX]);
th = 0:pi/50:2*pi;
xunit1 = 1 * cos(th) + 0;
yunit1 = 1 * sin(th) + 0;
h = plot(xunit1, yunit1,'r');
xunit2 = 0.5 * cos(th) + 0.5;
yunit2 = 0.5 * sin(th) + 0;
h = plot(xunit2, yunit2,'r');
xunit3 = 0.5 * cos(th) - 0.5;
yunit3 = 0.5 * sin(th) + 0;
h = plot(xunit3, yunit3,'b');
xunit4 = r * cos(th) + x;
yunit4 = r * sin(th) + y;
h = plot(xunit4, yunit4,'k');
hold off
end
function [AMatch,ThetaMatch,Gammas,GammaSorLoptions] = MatchingCircle(x,y,r)
% [AMatch,ThetaMatch,Gammas,GammaSorLoptions] = MatchingCircle(real(C),imag(C),R)
hold on
th = 0:pi/50:2*pi;
xunit1 = 1 * cos(th) + 0;
yunit1 = 1 * sin(th) + 0;
h = plot(xunit1, yunit1,'r');
xunit2 = 0.5 * cos(th) + 0.5;
yunit2 = 0.5 * sin(th) + 0;
h = plot(xunit2, yunit2,'r');
xunit3 = 0.5 * cos(th) - 0.5;
yunit3 = 0.5 * sin(th) + 0;
h = plot(xunit3, yunit3,'b');
xunit4 = r * cos(th) + x;
yunit4 = r * sin(th) + y;
h = plot(xunit4, yunit4,'k');
hold off

%matching network
[xout1,yout1] = circcirc(0.5,0,0.5,x,y,r);
[xout2,yout2] = circcirc(-0.5,0,0.5,x,y,r);

[A1,Theta1] = Rect2Pold(xout1(1,1),yout1(1,1));
[A2,Theta2] = Rect2Pold(xout1(1,2),yout1(1,2));
[A3,Theta3] = Rect2Pold(xout2(1,1),yout2(1,1));
[A4,Theta4] = Rect2Pold(xout2(1,2),yout2(1,2));

%VSWR
[A5,Theta5] = Rect2Pold(r*cos(0)+x,r*sin(0)+y);
[A6,Theta6] = Rect2Pold(r*cos(pi/2)+x,r*sin(pi/2)+y);
[A7,Theta7] = Rect2Pold(r*cos(pi)+x,r*sin(pi)+y);
[A8,Theta8] = Rect2Pold(r*cos(3*pi/2)+x,r*sin(3*pi/2)+y);
GammaSorL1=Pol2Rectd(A5,Theta5);
GammaSorL2=Pol2Rectd(A6,Theta6);
GammaSorL3=Pol2Rectd(A7,Theta7);
GammaSorL4=Pol2Rectd(A8,Theta8);
GammaSorLoptions=[GammaSorL1;GammaSorL2;GammaSorL3;GammaSorL4];

Gammas = [A1 Theta1;A2 Theta2;A3 Theta3;A4 Theta4;A5 Theta5;A6 Theta6;A7 Theta7;A8 Theta8];
Amin=min(Gammas(1:4,1));
if A1==Amin
    AMatch = A1;
    ThetaMatch = Theta1;
elseif A2==Amin
    AMatch = A2;
    ThetaMatch = Theta2;
elseif A3==Amin
    AMatch = A3;
    ThetaMatch = Theta3;
elseif A4==Amin
    AMatch = A4;
    ThetaMatch = Theta4;
end
    
fprintf("\nMatching Network Options:\nGamma option 1:\t%f @ %f\nGamma option 2:\t%f @ %f\nGamma option 3:\t%f @ %f\nGamma option 4:\t%f @ %f\n",A1,Theta1,A2,Theta2,A3,Theta3,A4,Theta4);
fprintf("\nGammaSorL Options for VSWR:\nGamma option 1:\t%f @ %f\nGamma option 2:\t%f @ %f\nGamma option 3:\t%f @ %f\nGamma option 4:\t%f @ %f\n",A5,Theta5,A6,Theta6,A7,Theta7,A8,Theta8);

end
function [C, R] = StabilityCircleCalc(S11,S12,S21,S22,InOut)
% S11=Pol2Rectd(0.56,-78);
% S12=Pol2Rectd(0.05,33); 
% S21=Pol2Rectd(8.64,122);
% S22=Pol2Rectd(0.66,-42);
% InOut="In"; %"In" or "Out"
% [C, R] = StabilityCircleCalc(S11,S12,S21,S22,InOut);

Del = S11*S22-S12*S21;
if InOut=="Out"
    C = conj(S22-Del*conj(S11))/(norm(S22)^2-norm(Del)^2);
    R = norm(S12*S21/(norm(S22)^2-norm(Del)^2));
elseif InOut=="In"
    C = conj(S11-Del*conj(S22))/(norm(S11)^2-norm(Del)^2);
    R = norm(S12*S21/(norm(S11)^2-norm(Del)^2));
end

[A,Theta] = Rect2Pold(real(C),imag(C));
fprintf("\nCenter = %f @ %f\tor\t%f + j%f\nRadius = %f\n",A,Theta,real(C),imag(C),R)
end
function [S11,S12,S21,S22,S]=T2S(T11,T12,T21,T22)
% T11=Pol2Rectd(0.75,-160);
% T12=Pol2Rectd(0,0);
% T21=Pol2Rectd(5,90);
% T22=Pol2Rectd(0.2,-30);
% [S11,S12,S21,S22,S]=T2S(T11,T12,T21,T22)
S11 = T21/T11;
S12 = T22 - T21*T12/T11;
S21 = 1/T11;
S22 = -T12/T11;
S = [S11 S12;
    S21 S22];
end
function [T11,T12,T21,T22,T]=S2T(S11,S12,S21,S22)
% S11=Pol2Rectd(0.75,-160);
% S12=Pol2Rectd(0,0); 
% S21=Pol2Rectd(5,90);
% S22=Pol2Rectd(0.2,-30);
% [T11,T12,T21,T22,T]=S2T(S11,S12,S21,S22)
T11 = 1/S21;
T12 = -S22/S21;
T21 = S11/S21;
T22 = S12 - S11*S22/S21;
T = [T11 T12;
    T21 T22];
end
function [Gammai,Gilin,gi, C, R] = GainCircleCalc(GidB,Sii)
% GidB=2; 
% Sii=Pol2Rectd(0.5,-90);
% [Gammai,Gilin,gi, C, R] = GainCircleCalc(GidB,Sii);

[A,d]=Rect2Pold(real(Sii),imag(Sii));
Gilin=10^(GidB/10);
gi=Gilin*(1-norm(Sii^2));

%| GammaS - Center | = Radius or | GammaL - Center | = Radius 
C = (gi*conj(Sii))/(1-(norm(Sii)^2)*(1-gi));
[MagC,ThetaC] = Rect2Pold(real(C),imag(C));
% ThetaCd=ThetaC*180/pi;
R = (sqrt(1-gi)*(1-norm(Sii)^2))/(1-(norm(Sii)^2)*(1-gi));

syms Gamma

f = Gamma-C==R;
Gammai(1,1)=solve(f);
[MagGammai1,ThetaGammai1] = Rect2Pold(real(Gammai(1,1)),imag(Gammai(1,1)));
% ThetaGammai1d=ThetaGammai1*180/pi;

f = Gamma-C==-R;
Gammai(1,2)=solve(f);
[MagGammai2,ThetaGammai2] = Rect2Pold(real(Gammai(1,2)),imag(Gammai(1,2)));
% ThetaGammai2d=ThetaGammai2*180/pi;

fprintf("\nCenter = %f + j%f or %fe^j%f",real(C),imag(C),MagC,ThetaC);
fprintf("\nRadius = %f\n",R);
% fprintf("\nGammai = %f + j%f or %fe^j%f",real(Gammai(1,1)),imag(Gammai(1,1)),MagGammai1,ThetaGammai1);
% fprintf("\nGammai = %f + j%f or %fe^j%f\n",real(Gammai(1,2)),imag(Gammai(1,2)),MagGammai2,ThetaGammai2);

end
function [gi] = NormGainFactCalc(Gammai,Sii)
% Sii=Pol2Rectd(0.5,-90); %Max condition |Sii| < 1 & can be either S11 or S22
% Gammai=conj(Sii); %Max condition when Gammai=conj(Sii) & can be either GammaL or GammaS
% [gi] = NormGainFactCalc(Gammai,Sii)

gi=(1-norm(Gammai)^2)*(1-norm(Sii)^2)/norm(1-Sii*Gammai)^2;
gidB = 10*log10(gi);
fprintf("\ngi = %f (linear) or %f (dB)\n",gi,gidB);

end
function [MS, ML, PAVS, PIN, PL, PAVN] = PowerCalc(GammaS,GammaL,GammaIN,GammaOUT,E1,Z1,GTlin)
% GammaS = Pol2Rectd(2.5,30);
% GammaL = Pol2Rectd(2.5,30);
% GammaIN = Pol2Rectd(2.5,30);
% GammaOUT = Pol2Rectd(2.5,30);
% E1 = 10;  %Voltage
% Z1 = 50;
% GT = 9.5;
% [MS, ML, PAVS, PIN, PL, PAVN] = PowerCalc(GammaS,GammaL,GammaIN,GammaOUT,E1,Z1,GTlin);

MS = (1-norm(GammaS)^2)*(1-norm(GammaIN)^2)/norm(1-GammaIN*GammaS)^2;
MSdB = 10*log10(MS);
ML = (1-norm(GammaL)^2)*(1-norm(GammaOUT)^2)/norm(1-GammaOUT*GammaL)^2;
MLdB = 10*log10(ML);

PAVS = norm(E1)^2/(8*real(Z1));
PIN = PAVS*MS;
PL = GTlin*PAVS;
PAVN = PL/ML;

fprintf("\nMS = %f\t(Linear)\nMS = %f\t(dB)\nML = %f\t(Linear)\nML = %f\t(dB)\n\nPAVS = %f W\nPIN = %f W\nPL = %f W\nPAVN = %f W\n",MS,MSdB,ML,MLdB,PAVS,PIN,PL,PAVN);

MagGammaa = sqrt(1-MS);
MagGammab = sqrt(1-ML);

VSWRIN = (1+MagGammaa)/(1-MagGammaa);
VSWROUT = (1+MagGammab)/(1-MagGammab);

fprintf("\n|Gamma a| = %f\n|Gamma b| = %f\nVSWRIN = %f\nVSWROUT = %f\n",MagGammaa,MagGammab,VSWRIN,VSWROUT)

end
function [GAlin, GAdB, G0, GS] = UniGACalc(S21,S11,GammaOUT,GammaS)
% S21=Pol2Rectd(5,90);
% S22=Pol2Rectd(0.2,-30);
% GammaOUT=Pol2Rectd(0.2,-30);
% GammaS=S11; %Max condition S22
% [GAlin, GAdB, G0, GS] = UniGACalc(S21,S11,GammaOUT,GammaS);

[GS] = UniGSCalc(GammaS,S11);
[G0] = UniG0Calc(S21);
[GL] = 1/(1-norm(GammaOUT)^2);

GSdB = 10*log10(GS);
G0dB = 10*log10(G0);
GLdB = 10*log10(GL);

GAlin = GS*G0*GL;
GAdB = 10*log10(GAlin);

fprintf("\nGS = %f (linear)\tor\t%f (dB)\nG0 = %f (linear)\tor\t%f (dB)\nGL = %f (linear)\tor\t%f (dB)\n\nGA = %f\t(Linear)\tor\t%f\t(dB)\n",GS,GSdB,G0,G0dB,GL,GLdB,GAlin,GAdB);

end
function [GPlin, GPdB, G0, GS] = UniGPCalc(S21,S22,GammaIN,GammaL)
% S21=Pol2Rectd(5,90);
% S22=Pol2Rectd(0.2,-30);
% GammaIN=Pol2Rectd(0.2,-30);
% GammaL=S22; %Max condition S22
% [GPlin, GPdB, G0, GS] = UniGPCalc(S21,S22,GammaIN,GammaL);

[GS] = 1/(1-norm(GammaIN)^2);
[G0] = UniG0Calc(S21);
[GL] = UniGLCalc(GammaL,S22);

GSdB = 10*log10(GS);
G0dB = 10*log10(G0);
GLdB = 10*log10(GL);

GPlin = GS*G0*GL;
GPdB = 10*log10(GPlin);

fprintf("\nGS = %f (linear)\tor\t%f (dB)\nG0 = %f (linear)\tor\t%f (dB)\nGL = %f (linear)\tor\t%f (dB)\n\nGP = %f\t(Linear)\tor\t%f\t(dB)\n",GS,GSdB,G0,G0dB,GL,GLdB,GPlin,GPdB);

end
function [GTlin, GTdB, GammaIN, GammaOUT, GL, G0, GS] = UniGTCalc(S11,S12,S21,S22,GammaS,GammaL,type)
% S11=Pol2Rectd(0.75,-160);
% S12=Pol2Rectd(0,0); %Unilateral when S12=0
% S21=Pol2Rectd(5,90);
% S22=Pol2Rectd(0.2,-30);
% GammaS=conj(S11); %Max condition conj(S11)
% GammaL=conj(S22); %Max condition conj(S22)
% type="UNI";  %"IN","OUT","UNI"
% [GTlin, GTdB, GammaIN, GammaOUT, GL, G0, GS] = UniGTCalc(S11,S12,S21,S22,GammaS,GammaL,type);

if norm(S11) >= 1
    fprintf("\n********************************************************************\nWARNING:\tS11 IS MAKING THE SYSTEM CONDITIONALLY STABLE\n********************************************************************\n");
end
if norm(S22) >= 1
    fprintf("\n********************************************************************\nWARNING:\tS22 IS MAKING THE SYSTEM CONDITIONALLY STABLE\n********************************************************************\n");
end

[Del K]=Del_K(S11,S12,S21,S22);

[GammaIN] = UniGammaINCalc(S11,S12,S21,S22,GammaL);
[MagGammaIN,ThetaGammaIN] = Rect2Pold(real(GammaIN),imag(GammaIN));
% ThetadGammaIN=ThetaGammaIN*180/pi;
[GammaOUT] = UniGammaOUTCalc(S11,S12,S21,S22,GammaS);
[MagGammaOUT,ThetaGammaOUT] = Rect2Pold(real(GammaOUT),imag(GammaOUT));
% ThetadGammaOUT=ThetaGammaOUT*180/pi;

if type == "IN"
    [GS] = UniGSCalc(GammaS,GammaIN);
    [G0] = UniG0Calc(S21);
    [GL] = UniGLCalc(GammaL,S22);
elseif type == "OUT"
    [GS] = UniGSCalc(GammaS,S11);
    [G0] = UniG0Calc(S21);
    [GL] = UniGLCalc(GammaL,GammaOUT);
elseif type == "UNI"
    [GS] = UniGSCalc(GammaS,S11);
    [G0] = UniG0Calc(S21);
    [GL] = UniGLCalc(GammaL,S22);
end

GSdB = 10*log10(GS);
G0dB = 10*log10(G0);
GLdB = 10*log10(GL);

GTlin = GS*G0*GL;
GTdB = 10*log10(GTlin);

fprintf("\nGS = %f (linear)\tor\t%f (dB)\nG0 = %f (linear)\tor\t%f (dB)\nGL = %f (linear)\tor\t%f (dB)\n\nGammaIN = %f + j%f = %fe^j%f\nGammaOUT = %f + j%f = %fe^j%f\n\nGT = %f + j%f\t(Linear)\tor\tGT = %f + j%f\t(dB)\n",GS,GSdB,G0,G0dB,GL,GLdB,real(GammaIN),imag(GammaIN),MagGammaIN,ThetaGammaIN,real(GammaOUT),imag(GammaOUT),MagGammaOUT,ThetaGammaOUT,real(GTlin),imag(GTlin),real(GTdB),imag(GTdB));

end
function [GammaIN] = UniGammaINCalc(S11,S12,S21,S22,GammaL)
% S11=Pol2Rectd(0.75,-160);
% S12=Pol2Rectd(0,0); %Unilateral when S12=0
% S21=Pol2Rectd(5,90);
% S22=Pol2Rectd(0.2,-30);
% GammaL=S22; %Max condition S22
% [GammaIN] = UniGammaINCalc(S11,S12,S21,S22,GammaL);

GammaIN=S11+(S12*S21*GammaL)/(1-S22*GammaL);

end
function [GammaOUT] = UniGammaOUTCalc(S11,S12,S21,S22,GammaS)
% S11=Pol2Rectd(0.75,-160);
% S12=Pol2Rectd(0,0); %Unilateral when S12=0
% S21=Pol2Rectd(5,90);
% S22=Pol2Rectd(0.2,-30);
% GammaS=S11; %Max condition S11
% [GammaOUT] = UniGammaOUTCalc(SS11,S12,S21,S22,GammaS);

GammaOUT=S22+(S12*S21*GammaS)/(1-S11*GammaS);

end
function [GL] = UniGLCalc(GammaL,GammaOUT)
% S22 = Pol2Rectd(0.75,-160);
% GammaL = Pol2Rectd(0.75,-160);
% [GL] = UniGLCalc(GammaL,GammaOUT);

GL=(1-norm(GammaL)^2)/(norm(1-GammaOUT*GammaL)^2);

end
function [G0] = UniG0Calc(S21)
% S21 = Pol2Rectd(0.75,-160);
% [G0] = UniG0Calc(S21)

G0=norm(S21)^2;

end
function [GS] = UniGSCalc(GammaS,GammaIN)
% S11 = Pol2Rectd(0.75,-160);
% GammaS = Pol2Rectd(0.75,-160);
% [Gs] = UniGSCalc(GammaS,GammaIN)

GS=(1-norm(GammaS)^2)/(norm(1-GammaIN*GammaS)^2);

end
function [Radius, Center, C_Angle]=Unilateral_Stability(S11_Cart, S12_Cart, S21_Cart, S22_Cart,Gs,GL)
gS = Gs*(1-abs(S11_Cart)^2)
gL = GL*(1-abs(S22_Cart)^2)
disp("L = Output S = Input")
if Circle_Wanted == "Input"
    disp("Input Circle")
    B_S = 1-(abs(S11_Cart(1))^2*(1-gS));
    Radis = (sqrt(1-gS)*(1-abs(S11_Cart)^2))/(B_S)
    Center = (gS*(S11_Cart(1)))/(B_S)
    C_Angle = -S11_Cart(2)
elseif Circle_Wanted == "Output"
    disp("Output Circle")
    B_L = 1-(abs(S22_Cart(1))^2*(1-gL));
    Radius = (sqrt(1-gL)*(1-abs(S22_Cart)^2))/(B_L)
    Center = (gL*(S22_Cart(1)))/(B_L)
    C_Angle = -S22_Cart(2)
end
end
function [G_sMax,G_LMax, G_0, GTU_MaxdB] = TransducerGain(S11_Cart,S12_Cart,S21_Cart,S22_Cart)
G_sMax = 1/(1-norm(S11_Cart)^2);
G_LMax = 1/(1-norm(S22_Cart)^2);
G_0 = norm(S21_Cart)^2;
GTU_Max = G_sMax*G_0*G_LMax;
GTU_MaxdB = 10*log10(GTU_Max);
end
function StabilityCheck(S11,S12,S21,S22)

%inputs
% S11 = Pol2Rectd(0.75,-160);
% S12 = Pol2Rectd(0,0);
% S21 = Pol2Rectd(5,90);
% S22 = Pol2Rectd(0.2,-30);
% fc=3e9;
% StabilityCheck(S11,S12,S21,S22)

%functions
[Del, K]=Del_K(S11,S12,S21,S22);
[RadiusL, CenterL, RadiusS, CenterS]=LSRadCent(S11,S12,S21,S22,Del);
[GTU_Max, GTU_MaxdB]=MaxGain(S11,S21,S22);

end
function [Del, K]=Del_K(S11,S12,S21,S22)
%Inputs
% S11 = Pol2Rectd(0.75,-160);
% S12 = Pol2Rectd(0,0);
% S21 = Pol2Rectd(5,90);
% S22 = Pol2Rectd(0.2,-30);
% [Del K]=Del_K(S11,S12,S21,S22)

%Functions
Del = (S11)*(S22) - (S12)*(S21);
[A,Theta] = Rect2Pold(real(Del),imag(Del));
K = (1-(norm(S11)^2)-(norm(S22)^2)+norm(Del)^2)/(2*norm((S12)*(S21)));
fprintf("\nDel = %f @ %f\tor\t%f + j%f\n|Del| = %f\nK = %f\n",A,Theta,real(Del),imag(Del),norm(Del),K);
if K > 1 && norm(Del) < 1
    fprintf("\nThis is unconditionally stable\n")
else
    fprintf("\nThis is potentially unstable\nThe origin on the GammaL plane (Input) is stable if S11 = %f < 1\nThe origin on the GammaL plane (Output) is stable if S22 = %f < 1\n",norm(S11),norm(S22));
end

end
function [RadiusL, CenterL, RadiusS, CenterS]=LSRadCent(S11,S12,S21,S22,Del)
%Inputs
% S11 = Pol2Rectd(0.75,-160);
% S12 = Pol2Rectd(0,0);
% S21 = Pol2Rectd(5,90);
% S22 = Pol2Rectd(0.2,-30);
% Del = 2;
% [RadiusL CenterL RadiusS CenterS]=LSRadCent(S11,S12,S21,S22,Del);

%Functions
RadiusL = norm((S12)*(S21)/(norm(S22)^2-norm(Del)^2));
CenterL = conj((S22)-(Del*conj(S11)))/(norm(S22)^2-norm(Del)^2);
RadiusS = norm((S12)*(S21)/(norm(S11)^2-norm(Del)^2));
CenterS = conj((S11)-(Del*conj(S22)))/(norm(S11)^2-norm(Del)^2);
fprintf("\nL = Output S = Input\nRadiusL = %f\t&\tCenterL = %f + j%f\nRadiusS = %f\t&\tCenterS = %f + j%f\n",RadiusL,real(CenterL),imag(CenterL),RadiusS,real(CenterS),imag(CenterS));

end
function [GTU_Max, GTU_MaxdB]=MaxGain(S11,S21,S22)
%Inputs
% S11 = Pol2Rectd(0.75,-160);
% S21 = Pol2Rectd(5,90);
% S22 = Pol2Rectd(0.2,-30);
% [GTU_Max GTU_MaxdB]=MaxGain(S11,S21,S22)

%Functions
G_sMax = 1/(1-norm(S11)^2);
G_LMax = 1/(1-norm(S22)^2);
G_0 = norm(S21)^2;
GTU_Max = G_sMax*G_0*G_LMax;
GTU_MaxdB = 10*log10(GTU_Max);
fprintf("\nGTU_Max = %f\t&\tGTU_MaxdB = %f\n",GTU_Max,GTU_MaxdB);

end
function EQNFinder(Detail)
%This function looks up eqations based on the detail string input
%Detail = "GTU_MAX"; 
%EQNFinder(Detail);
syms ML MS GP PIN PAVN PL PAVS GA GT RadiusS CenterS CenterL RadiusL GTU_Max GammaL GammaIN GammaOUT GammaS GammaIN S11 S12 S21 S22 Delta K G_sMax G_LMax G_0

Detail=upper(Detail);

if Detail == "CENTERS" || Detail == "ALL"
    pretty(CenterS == conj((S11)-(Delta*(S22)))/(norm(S11)^2-norm(Delta)^2));
end
if Detail == "RADIUSS" || Detail == "ALL"
    pretty(RadiusS == abs((S12)*(S21)/(norm(S11)^2-norm(Delta)^2)));
end
if Detail == "CENTERL" || Detail == "ALL"
    pretty(CenterL == conj((S22)-(Delta*(S11)))/(norm(S22)^2-norm(Delta)^2));
end
if Detail == "RADIUSL" || Detail == "ALL"
    pretty(RadiusL == abs((S12)*(S21)/(abs(S22)^2-abs(Delta)^2)));
end
if Detail == "GTU_MAX" || Detail == "ALL"
    pretty(G_sMax == 1/(1-norm(S11)^2));
    pretty(G_LMax == 1/(1-norm(S22)^2));
    pretty(G_0 == norm(S21)^2);
    pretty(GTU_Max == 1/(1-norm(S11)^2)*norm(S21)^2*1/(1-norm(S22)^2));
end
if Detail == "K" || Detail == "ALL"
    pretty(K==(1-norm(S11)^2-norm(S22)^2+norm(Delta)^2)/(2*abs(S12*S21)));
    fprintf("If K > 1 then the amp is unconditionally stable\n\n");
end
if Detail == "DELTA" || Detail == "ALL"
    pretty(Delta==S11*S22-S12*S21);
    fprintf("If |Delta| < 1 then the amp is unconditionally stable\n\n");
end
if Detail == "GAMMAIN" || Detail == "ALL"
    pretty(GammaIN == S11+(S12*S21*GammaL)/(1-S22*GammaL));
end
if Detail == "GAMMAOUT" || Detail == "ALL"
    pretty(GammaOUT == S22+(S12*S21*GammaS)/(1-S11*GammaS));
end
if Detail == "GT" || Detail == "GTU" || Detail == "ALL"
    pretty(GT == (1-norm(GammaS)^2)/(norm(1-S11*GammaS)^2)*norm(S21)^2*(1-norm(GammaL)^2)/(norm(1-S22*GammaL)^2));
    pretty(GT == PL/PAVS);
end
if Detail == "GA" || Detail == "ALL"
    pretty(GA == (1-norm(GammaS)^2)/(norm(1-S11*GammaS)^2)*norm(S21)^2*1/(1-norm(GammaOUT)^2));
    pretty(GA == PAVN/PAVS);
end
if Detail == "GP" || Detail == "ALL"
    pretty(GP == (1/(1-norm(GammaIN)^2))*norm(S21)^2*(1-norm(GammaL)^2)/(norm(1-S22*GammaL)^2));
    pretty(GP == PL/PIN);
end
if Detail == "MS" || Detail == "ALL"
    pretty(MS == (1-norm(GammaS)^2)*(1-norm(GammaIN)^2)/norm(1-GammaIN*GammaS)^2);
end
if Detail == "ML" || Detail == "ALL"
    pretty(ML == (1-norm(GammaL)^2)*(1-norm(GammaOUT)^2)/norm(1-GammaOUT*GammaL)^2);
end


end
function RF2_HW04_Prob4()
%Inputs
S11 = Pol2Rectd(0.3,-70);
S21 = Pol2Rectd(3.5,85);
S12 = Pol2Rectd(0.2,-10);
S22 = Pol2Rectd(0.4,-45);
Vs=5;
Zs=40;
Zl=73;
Z0=50;

%Formula
%a)
GammaS=(Zs-Z0)/(Zs+Z0);
GammaL=(Zl-Z0)/(Zl+Z0);
GammaIN=S11+(S12*S21*GammaL)/(1-S22*GammaL);
GT=((1-abs(GammaS)^2)/abs(1-GammaIN*GammaS)^2)*(abs(S21)^2)*((1-abs(GammaL)^2)/abs(1-S22*GammaL)^2);
GTdB=10*log10(GT);
fprintf("\na)\nGT = %f (or %f dB)\n",GT,GTdB);
%b)
GP=((1)/(1-abs(GammaIN)^2))*(abs(S21)^2)*((1-abs(GammaL)^2)/abs(1-S22*GammaL)^2);
GPdB=10*log10(GP);
fprintf("\nb)\nGP = %f (or %f dB)\n",GP,GPdB);
%c)
GammaOUT=S22+(S12*S21*GammaS)/(1-S22*GammaS);
GA=((1-abs(GammaS)^2)/abs(1-GammaIN*GammaS)^2)*(abs(S21)^2)*((1)/(1-abs(GammaOUT)^2)); 
GAdB=10*log10(GA);
fprintf("\nc)\nGA = %f (or %f dB)\n",GA,GAdB);
%d)
PAVS=(Vs^2)/(8*real(Zs));
PAVSdB=10*log10(PAVS);
fprintf("\nd)\nPAVS = %f W (or %f dBW)\n",PAVS,PAVSdB);
%e)
PINC=PAVS*(1-abs(S11)^2);
PINCdB=10*log10(PINC);
fprintf("\ne)\nPINC = %f W (or %f dBW)\n",PINC,PINCdB);
%f)
PREF=PAVS-PINC;
PREFdB=10*log10(PREF);
fprintf("\nf)\nPREF = %f W (or %f dBW)\n",PREF,PREFdB);
%g)
PIN=PAVS*(1-abs(GammaS)^2)*(1-abs(GammaIN)^2)/abs(1-GammaS*GammaIN)^2;
PINdB=10*log10(PIN);
fprintf("\ng)\nPIN = %f W (or %f dBW)\n",PIN,PINdB);
%h)
PAVN=GA*PAVS;
PAVNdB=10*log10(PAVN);
fprintf("\nh)\nPAVN = %f W (or %f dBW)\n",PAVN,PAVNdB);
%i)
PL=PAVN*(1-abs(GammaL)^2)*(1-abs(GammaOUT)^2)/abs(1-GammaOUT*GammaL)^2;
PLdB=10*log10(PL);
fprintf("\ni)\nPL = %f W (or %f dBW)\n",PL,PLdB);

fprintf("\n\t***************************\n");
fprintf("\n\t*****  Formulas used  *****\n");
fprintf("\n\t***************************\n");

syms GammaS GammaIN GammaS S11 S12 S21 GammaOUT S22 GammaL GT GP GA PAVS PINC PREF PIN PAVN PL Zs Vs
pretty(GT==((1-abs(GammaS)^2)/abs(1-GammaIN*GammaS)^2)*(abs(S21)^2)*((1-abs(GammaL)^2)/abs(1-S22*GammaL)^2));
pretty(GP==((1)/(1-abs(GammaIN)^2))*(abs(S21)^2)*((1-abs(GammaL)^2)/abs(1-S22*GammaL)^2));
pretty(GA==((1-abs(GammaS)^2)/abs(1-GammaIN*GammaS)^2)*(abs(S21)^2)*((1)/(1-abs(GammaOUT)^2)));
pretty(PAVS==(Vs^2)/(8*real(Zs)));
pretty(PINC==PAVS*(1-abs(S11)^2));
pretty(PREF==PAVS-PINC);
pretty(PIN==PAVS*(1-abs(GammaS)^2)*(1-abs(GammaIN)^2)/abs(1-GammaS*GammaIN)^2);
pretty(PAVN==GA*PAVS);
pretty(PL==PAVN*(1-abs(GammaL)^2)*(1-abs(GammaOUT)^2)/abs(1-GammaOUT*GammaL)^2);
end
function RF2_HW02_Prob3()
% RF2_HW02_Prob3()
syms L C a3 b3 a4 b4

% disp("Problem 1)");
% disp(" ");
% 
% f1=0.97+1i*0.21==a3+b3;
% 
% f2=0.89-1i*0.41==a3-b3;
% 
% [a3 b3]=solve(f1,f2)

disp("Problem 3)");
disp(" ");
f=500e6;
f1=1i*50==(1i*2*pi*f*L * 1/(1i*2*pi*f*C))/(1i*2*pi*f*L + 1/(1i*2*pi*f*C));

f=2e9;
f2=-1i*50==(1i*2*pi*f*L * 1/(1i*2*pi*f*C))/(1i*2*pi*f*L + 1/(1i*2*pi*f*C));

[C, L]=solve(f1,f2);

disp("C is ");
disp(C);
disp("L is ");
disp(L);

% disp("Problem 4)");
% disp(" ");
% 
% Z0=50;
% f=2e9;
% w=2*pi*f;
% 
% c2=1.59e-12;
% z2=1/(1i*w*c2*Z0)
% 
% l3=3.98e-9;
% Z3=1i*w*l3/Z0
% 
% l4=3.98e-9;
% Z4=1i*w*l4/Z0
% 
% c5=1.68e-12;
% z5=1/(1i*w*c5*Z0)
% 
% l6=1.99e-9;
% Z6=1i*w*l6/Z0

end
function Extra()

Z0=50;
R1=5;
R2=45;
L=1e-9;
C=1e-12;

fr=1/(2*pi*sqrt(L*C));

% f=5.0329e9;
f=[0:100e6:100e9];
w=2*pi.*f;

ZL=1j.*w.*L;
ZC=1./(1j.*w.*C);

Z1=R2.*ZC./(R2+ZC);
Z2=Z1.*ZL./(Z1+ZL);
Zin=Z2+R1;
Zin=Zin/Z0;
disp(Zin);
Zin_real=real(Zin);
Zin_imag=imag(Zin);
plot(f,Zin_real,f,Zin_imag)

end
function RF2_HW01_Prob1()
syms lambda
n=[1:0.05:32];
z=lambda./n;

Z0=50;
a=0.3;
b=0.4;
beta=2*pi/lambda;
gammaL=a+b*1j;
rho=abs(gammaL);
theta=angle(gammaL);
gammaL=rho*exp(1j*theta);
gammaL_betapos=gammaL
Zin_betapos=Z0*(1+gammaL)/(1-gammaL)
V=gammaL*exp(1j*(-1)*beta*z)+exp(1j*beta*z);
Vmag1=round(abs(V),4);
I=(gammaL*exp(1j*(-1)*beta*z)-exp(1j*beta*z));
Imag1=round(abs(I),4);
VImag1=Vmag1./Imag1;

b=-0.4;
gammaL=a+b*1j;
rho=abs(gammaL);
theta=angle(gammaL);
gammaL=rho*exp(1j*theta);
gammaL_betapneg=gammaL
Zin_betaneg=Z0*(1+gammaL)/(1-gammaL)
V=gammaL*exp(1j*(-1)*beta*z)+exp(1j*beta*z);
Vmag2=round(abs(V),4);
I=(gammaL*exp(1j*(-1)*beta*z)-exp(1j*beta*z));
Imag2=round(abs(I),4);
VImag2=Vmag2./Imag2;

figure(1)
subplot(3,2,1);
plot(beta*z,Vmag1);subtitle('|V| with +b');xlabel('beta*z');
subplot(3,2,3);
plot(beta*z,Imag1);subtitle('|I| with +b');xlabel('beta*z');
subplot(3,2,5);
plot(beta*z,VImag1);subtitle('|V|/|I| with +b');xlabel('beta*z');
subplot(3,2,2);
plot(beta*z,Vmag2);subtitle('|V| with -b');xlabel('beta*z');
subplot(3,2,4);
plot(beta*z,Imag2);subtitle('|I| with -b');xlabel('beta*z');
subplot(3,2,6);
plot(beta*z,VImag2);subtitle('|V|/|I| with -b');xlabel('beta*z');
end
function RF2_HW01_Prob2()
%Not working
syms lambda s11 s12 s21 s22 a1 a2 a12 b1 b2 b12
beta=2*pi/lambda;

Z0=50;
Z0_left=Z0;
Z0_right=Z0;
Z01=50;
Z02=100;
ZL=200;
Length01=lambda/8;
Length02=lambda/4;

disp("*** Find S11 ***");
disp(" ");
Z1=(Z02^2)/Z0_right;
Z2=ZL+Z1;
Zin=Z0_left*(Z2+1j*Z0_left*tan(beta*Length01))/(Z0_left+1j*Z2*tan(beta*Length01));
disp("Zin=");
disp(round(Zin,4));
disp("S11=|Gamma|=|(Zin-Z0)/(Zin+Z0)|=");
Gamma=(Zin-Z0_left)/(Zin+Z0_left);
disp(round(abs(Gamma),4));

disp("*** Find S21 ***");
% disp(" ");

% a1=1/sqrt(Z0)
% 
% mag2=sqrt(Z01);
% a2=a1*exp(1j*(-1)*beta*Length01);
% b2=b1*exp(1j*beta*Length01);
% v1=mag2*(a2 + b2);
% magv2=mag2*(Z1/(ZL+Z1));
% v2=magv2*v1;
% mag3=magv2;
% a3=a2*exp(1j*(-1)*beta*Length02);
% b3=b2*exp(1j*beta*Length02);
% mag4=mag3*sqrt(Z02);
% a4=a3;
% b4=b3;
% round(mag4*(a4+b4),4);
% [a2 b2] = solve(mag4*(a4+b4)==-sqrt(Z0)*(a2+b2),(1/sqrt(Z02))*mag4*(a4+b4)==-(1/sqrt(Z0))*(a2+b2))

a1=1/sqrt(50);
b1=0.7778/sqrt(50);
% [a2 b2] = solve(5*a1*exp(1j*(-1)*3*pi/4)+5*b1*exp(1j*3*pi/4)==(a2+b2),2.5*a1*exp(1j*(-1)*3*pi/4)-2.5*b1*exp(1j*3*pi/4)==(b2-a2));
% mag_a2=round(a2,4);
% mag_b2=round(b2,4);
% mag_a2=round(abs(a2),4);
% mag_b2=round(abs(b2),4);

% a1=1;
% b1=1;
f1=(sqrt(50)/2)*(a1*exp(1j*(-1)*pi/4)+b1*exp(1j*pi/4))==sqrt(100)*(a12+b12);
f2=(1/sqrt(50))*(a1*exp(1j*(-1)*pi/4)-b1*exp(1j*pi/4))==(1/sqrt(100))*(a12-b12);
[a12, b12]=solve(f1,f2);
% a12round=round(a12,4)
% b12round=round(b12,4)

a13=a12*exp(1j*(-1)*pi/2);
b13=b12*exp(1j*pi/2);
% a13round=round(a13,4)
% b13round=round(b13,4)


f1=sqrt(100)*(  (5/8)*sqrt(2)*a1*exp(1j*(-1)*3*pi/4)    -   (3/8)*sqrt(2)*b1*exp(1j*(-1)*pi/4)  -   (3/8)*sqrt(2)*a1*exp(1j*pi/4)   +   (5/8)*sqrt(2)*b1*exp(1j*3*pi/4) ==  sqrt(50)*(0+b2));
f2=(1/sqrt(100))*(  (5/8)*sqrt(2)*a1*exp(1j*(-1)*3*pi/4)  -   (3/8)*sqrt(2)*b1*exp(1j*(-1)*pi/4)    +   (3/8)*sqrt(2)*a1*exp(1j*pi/4)   -   (5/8)*sqrt(2)*b1*exp(1j*3*pi/4) ==  -(1/sqrt(50))*(0-b2));
% [a2 b2]=solve(f1,f2);
[b2]=solve(f2);
% a2round=round(a2,4)
b2round=round(b2,4);
% a2round=round(abs(a2),4)
b2round=round(abs(b2),4);

% f1=-0.089-1j*0.011;
% f2=;
% [a12 b12]=solve(f1,f2);

% a1=1/sqrt(50);
% b1=0.7778/sqrt(50);
% a2=abs(-0.42+1i*0.17);
% b2=abs(-0.47-1i*0.28);
% a1=1/sqrt(50);
% b1=0.7778/sqrt(50);
a2=abs(a2);
b2=abs(b2);
[s11, s12 s21 s22]=solve(b1==s11*a1+s12*a2,b2==s21*a1+s22*a2);
s11round = round(s11,4)
s12round = round(s12,4);
s21round = round(s21,4)
s22round = round(s22,4);

disp("I know there is some issue with my s21 value compared to the value"); 
disp("calculated using the ABCD parameters. I'm not certain as to what the");
disp("issue is unfortunately.");
disp(" ");

%************************************************************
%Verification steps
%************************************************************

disp("*** Verification ***");
%TL01
TL01_A=cos(beta*Length01);
TL01_B=1i*Z01*sin(beta*Length01);
TL01_C=1i*(1/Z01)*sin(beta*Length01);
TL01_D=cos(beta*Length01);
TL01_ABCD=[TL01_A TL01_B;TL01_C TL01_D];
% disp("TL01_ABCD=");
% disp(round(TL01_ABCD,4));
%TLZL
TLZL_A=1;
TLZL_B=ZL;
TLZL_C=0;
TLZL_D=1;
TLZL_ABCD=[TLZL_A TLZL_B;TLZL_C TLZL_D];
% disp("TLZL_ABCD=");
% disp(round(TLZL_ABCD,4));
%TL02
TL02_A=cos(beta*Length02);
TL02_B=1i*Z02*sin(beta*Length02);
TL02_C=1i*(1/Z02)*sin(beta*Length02);
TL02_D=cos(beta*Length02);
TL02_ABCD=[TL02_A TL02_B;TL02_C TL02_D];
% disp("TL02_ABCD=");
% disp(round(TL02_ABCD,4));
%Total
Total_ABCD=TL01_ABCD*TLZL_ABCD*TL02_ABCD;
% disp("Total_ABCD=");
% disp(round(Total_ABCD,4));
%ABCD >> S
A=Total_ABCD(1,1);
B=Total_ABCD(1,2);
C=Total_ABCD(2,1);
D=Total_ABCD(2,2);
[S11,S12,S21,S22] = ABCD2S(A,B,C,D,Z0);
S=[S11,S12;S21,S22];
round(S,4);
round(abs(S),4);
disp("S11=");
disp(round(abs(S(1,1)),4));  %Mag only
disp("S21=");
disp(round(abs(S(2,1)),4));  %Mag only
end
